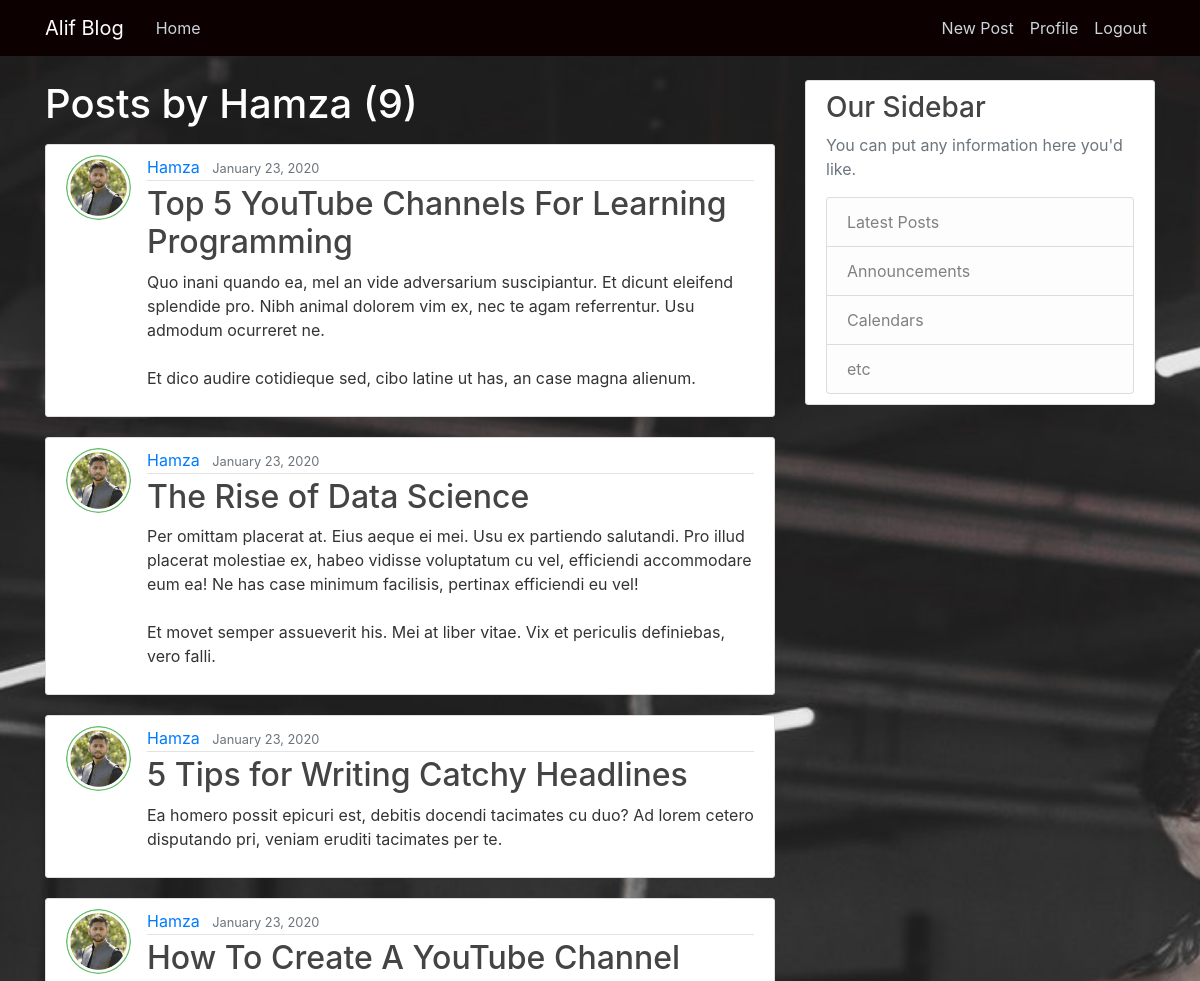
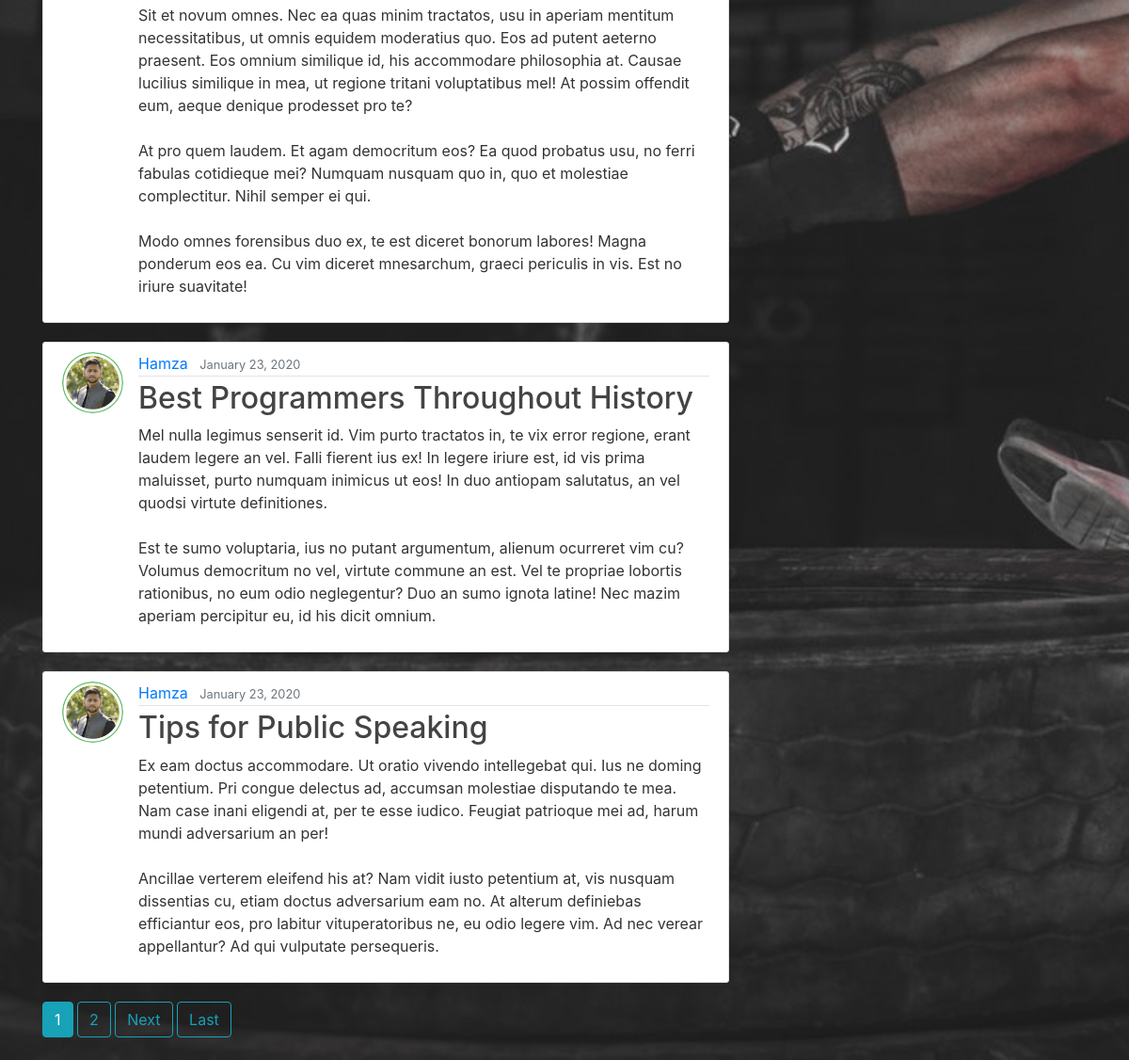
/blog_app/user_posts/Hamza/ (signed in), run on the app's committed database (2 pictures, top to bottom).
### blog_app/models.py (models this page shows, shortened)
class Post(models.Model):
    title = models.CharField(max_length=50)
    date_posted = models.DateTimeField(default=timezone.now)
    content = models.TextField()
    author = models.ForeignKey(User, on_delete=models.CASCADE)
    class Meta:
        verbose_name = 'Post'
        verbose_name_plural = 'Posts'

class Profile(models.Model):
    user = models.OneToOneField(User, on_delete=models.CASCADE)
    profile_pic = models.ImageField(upload_to='profile_pics', default='default.jpg')

### blog_app/views.py (the view)
# urls.py: path('user_posts/<str:username>/', UserPostListView.as_view(), name='user_posts'),
class UserPostListView(LoginRequiredMixin, ListView):
    model = Post
    template_name = 'blog_app/user_posts.html'
    context_object_name = 'posts'
    paginate_by = 6
    def get_queryset(self):
        user = get_object_or_404(User, username=self.kwargs.get('username'))
        return Post.objects.filter(author=user).order_by('-date_posted')

### templates/blog_app/user_posts.html (shortened to what this page needs)
{% extends 'blog_app/blog_base.html' %}
{% block content %}
    <h1 class="text-white mb-3">Posts by {{ view.kwargs.username }} ({{ page_obj.paginator.count }})</h1>
    {% for post in posts %}
    <article class="media content-section">
          <img class="rounded-circle article-img" src="{{ post.author.profile.profile_pic.url }}" alt="Missing Profile Pic">
          <div class="media-body">
                <div class="article-metadata">
                  <a class="mr-2" href="{% url 'blog_app:user_posts' post.author.username %}">{{ post.author }}</a>
                  <small class="text-muted">{{ post.date_posted|date:'F d, Y' }}</small>
                </div>
                <h2><a class="article-title" href="{% url 'blog_app:post_detail' post.id %}">{{ post.title }}</a></h2>
                <p class="article-content">{{ post.content }}</p>
          </div>
    </article>
    {% endfor %}
    {% if is_paginated %}
        {% for num in page_obj.paginator.page_range %}
            {% if page_obj.number == num %}
                <a class="btn btn-info mb-4" href="?page={{ num }}">{{ num }}</a>
            {% elif num > page_obj.number|add:'-3' and num < page_obj.number|add:'3' %}
                <a class="btn btn-outline-info mb-4" href="?page={{ num }}">{{ num }}</a>
            {% endif %}
        {% endfor %}
        {% if page_obj.has_next %}
            <a class="btn btn-outline-info mb-4" href="?page={{ page_obj.next_page_number }}">Next</a>
            <a class="btn btn-outline-info mb-4" href="?page={{ page_obj.paginator.num_pages}}">Last</a>
        {% endif %}
    {% endif %}
{% endblock content %}

### static/blog_app/css/main.css (style rules this page uses)
body { background: #fafafa; color: #333333; margin-top: 5rem; background: url('../../images/p1.jpg'); background-repeat: no-repeat; background-size: cover; }
h1, h2, h3, h4, h5, h6 { color: #444444; }
.content-section { background: #ffffff; padding: 10px 20px; border: 1px solid #dddddd; border-radius: 3px; margin-bottom: 20px; }
.article-title { color: #444444; }
.article-content { white-space: pre-line; }
.article-img { height: 65px; width: 65px; margin-right: 16px; }
.article-metadata { padding-bottom: 1px; margin-bottom: 4px; border-bottom: 1px solid #e3e3e3 }

### data on the page
Post: author.profile.profile_pic (picture), author "Hamza", date_posted "January 23, 2020", title "Top 5 YouTube Channels For Learning Programming", content "Quo inani quando ea, mel an vide adversarium suscipiantur. Et dicunt eleifend splendide pro. Nibh animal dolorem vim ex, nec te agam referrentur. Usu admodum ocurreret ne. Et dico audire cotidieque sed, cibo latine ut has, an case magna alienum."
Post: author.profile.profile_pic (picture), author "Hamza", date_posted "January 23, 2020", title "The Rise of Data Science", content "Per omittam placerat at. Eius aeque ei mei. Usu ex partiendo salutandi. Pro illud placerat molestiae ex, habeo vidisse voluptatum cu vel, efficiendi accommodare eum ea! Ne has case minimum facilisis, pertinax efficiendi eu vel! Et movet semper assueverit his. Mei at liber vitae. Vix et periculis definiebas, vero falli."
Post: author.profile.profile_pic (picture), author "Hamza", date_posted "January 23, 2020", title "5 Tips for Writing Catchy Headlines", content "Ea homero possit epicuri est, debitis docendi tacimates cu duo? Ad lorem cetero disputando pri, veniam eruditi tacimates per te."
Post: author.profile.profile_pic (picture), author "Hamza", date_posted "January 23, 2020", title "How To Create A YouTube Channel", content "Sit et novum omnes. Nec ea quas minim tractatos, usu in aperiam mentitum necessitatibus, ut omnis equidem moderatius quo. Eos ad putent aeterno praesent. Eos omnium similique id, his accommodare philosophia at. Causae lucilius similique in mea, ut regione tritani voluptatibus mel! At possim offendit eum, aeque denique prodesset pro te? At pro quem laudem. Et agam democritum eos? Ea quod probatus usu, no ferri fabulas cotidieque mei? Numquam nusquam quo in, quo et molestiae complectitur. Nihil semper ei qui. Modo omnes forensibus duo ex, te est diceret bonorum labores! Magna ponderum eos ea. Cu vim diceret mnesarchum, graeci periculis in vis. Est no iriure suavitate!"
Post: author.profile.profile_pic (picture), author "Hamza", date_posted "January 23, 2020", title "Best Programmers Throughout History", content "Mel nulla legimus senserit id. Vim purto tractatos in, te vix error regione, erant laudem legere an vel. Falli fierent ius ex! In legere iriure est, id vis prima maluisset, purto numquam inimicus ut eos! In duo antiopam salutatus, an vel quodsi virtute definitiones. Est te sumo voluptaria, ius no putant argumentum, alienum ocurreret vim cu? Volumus democritum no vel, virtute commune an est. Vel te propriae lobortis rationibus, no eum odio neglegentur? Duo an sumo ignota latine! Nec mazim aperiam percipitur eu, id his dicit omnium."
Post: author.profile.profile_pic (picture), author "Hamza", date_posted "January 23, 2020", title "Tips for Public Speaking", content "Ex eam doctus accommodare. Ut oratio vivendo intellegebat qui. Ius ne doming petentium. Pri congue delectus ad, accumsan molestiae disputando te mea. Nam case inani eligendi at, per te esse iudico. Feugiat patrioque mei ad, harum mundi adversarium an per! Ancillae verterem eleifend his at? Nam vidit iusto petentium at, vis nusquam dissentias cu, etiam doctus adversarium eam no. At alterum definiebas efficiantur eos, pro labitur vituperatoribus ne, eu odio legere vim. Ad nec verear appellantur? Ad qui vulputate persequeris."

### other printed values
{{ view.kwargs.username }} "Hamza"
{{ page_obj.paginator.count }} "9"
{{ num }} "1"
{{ num }} "2"
